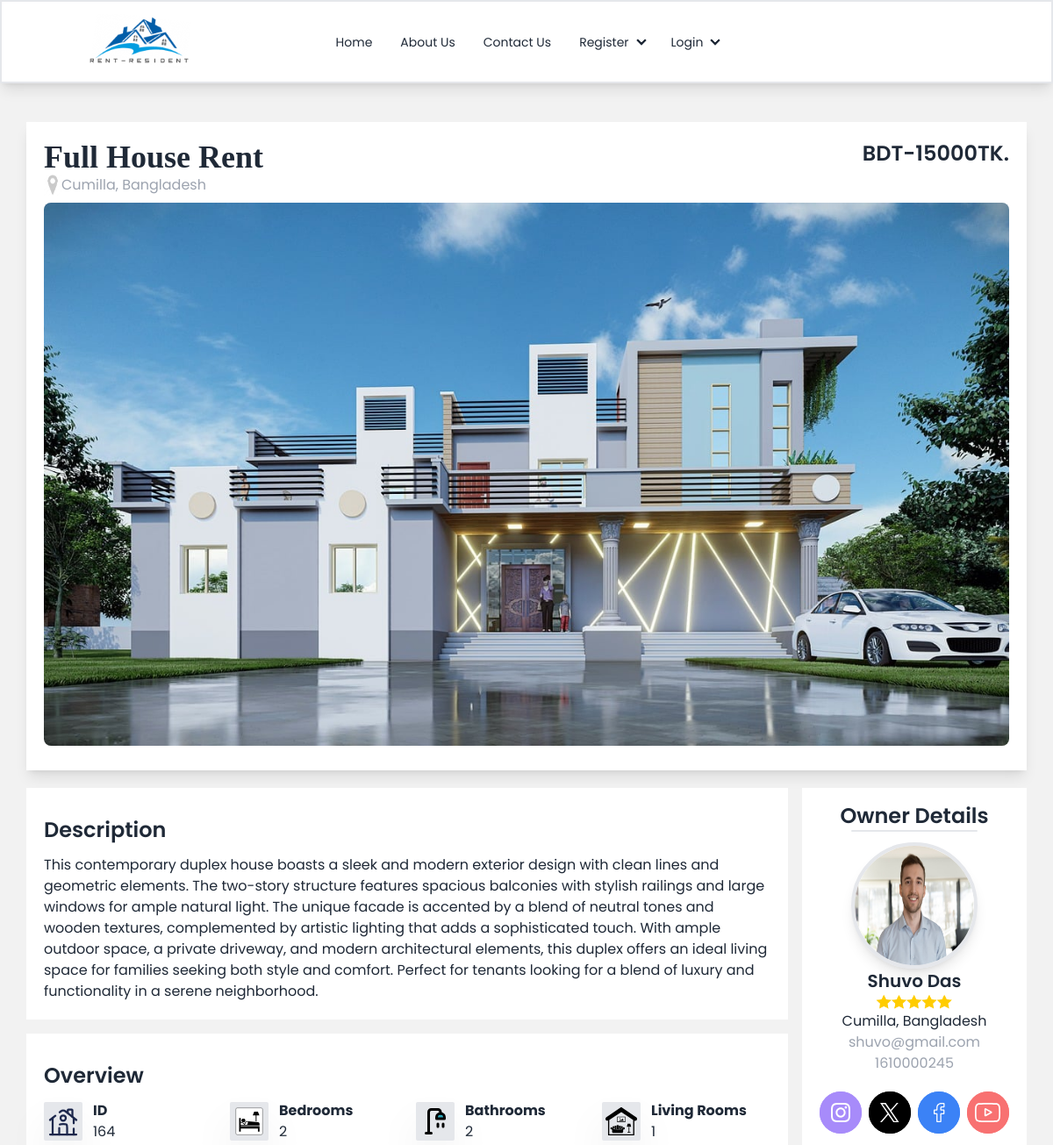
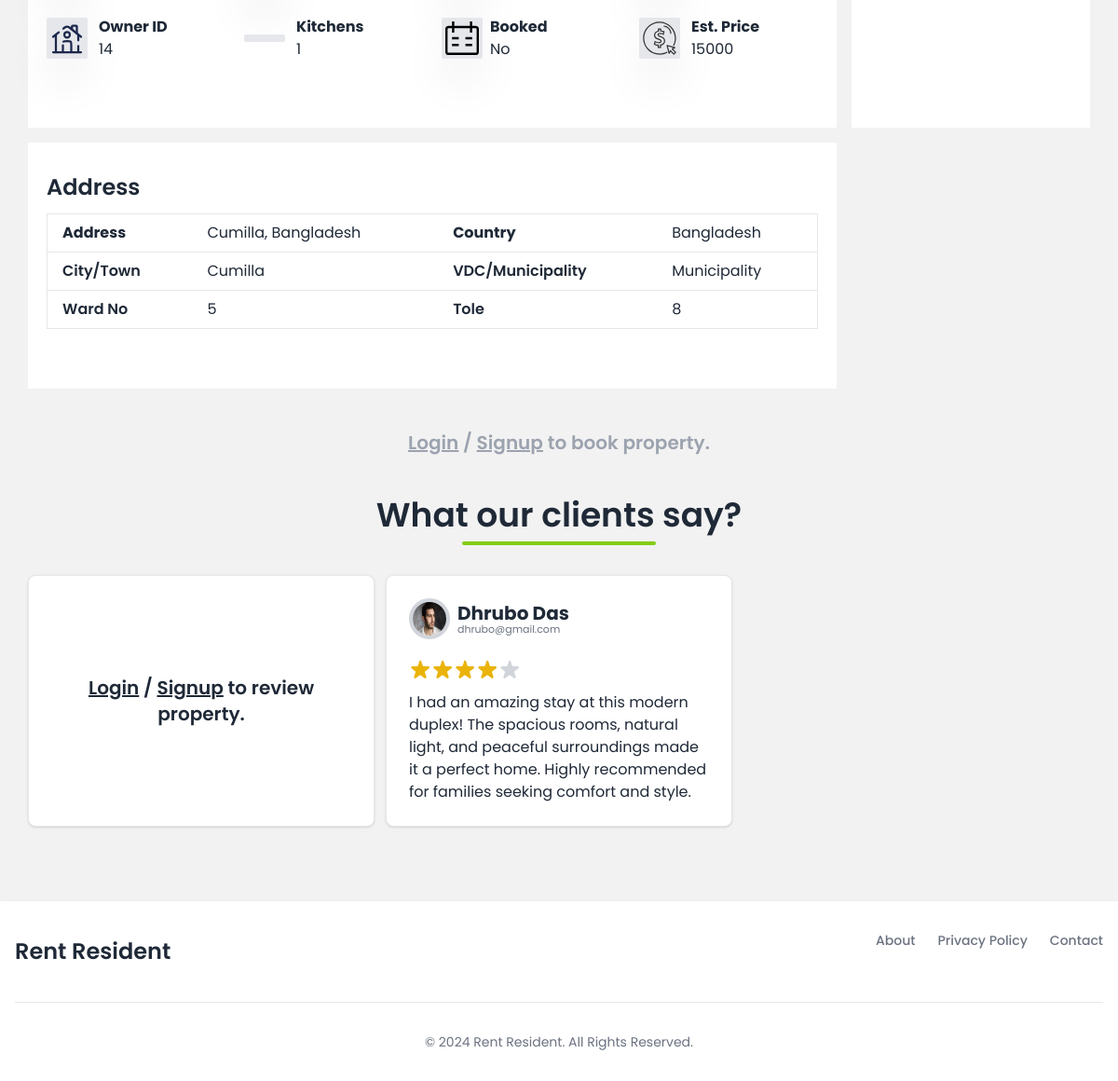
The app's page /view-property.php?property_id=164 with its own data (2 pictures, top to bottom).
### tables this page shows
CREATE TABLE `add_property` (
  `property_id` int(10) NOT NULL,
  `country` varchar(50) NOT NULL,
  `district` varchar(50) NOT NULL,
  `city` varchar(100) NOT NULL,
  `vdc_municipality` varchar(50) NOT NULL,
  `ward_no` int(10) NOT NULL,
  `tole` varchar(100) NOT NULL,
  `contact_no` bigint(10) NOT NULL,
  `property_type` varchar(50) NOT NULL,
  `estimated_price` bigint(10) NOT NULL,
  `total_rooms` int(10) NOT NULL,
  `bedroom` int(10) NOT NULL,
  `living_room` int(10) NOT NULL,
  `kitchen` int(10) NOT NULL,
  `bathroom` int(10) NOT NULL,
  `description` varchar(2000) NOT NULL,
  `booked` text NOT NULL,
  `owner_id` int(10) NOT NULL
);

CREATE TABLE `property_photo` (
  `property_photo_id` int(12) NOT NULL,
  `p_photo` varchar(500) NOT NULL,
  `property_id` int(11) NOT NULL
);

CREATE TABLE `owner` (
  `owner_id` int(10) NOT NULL,
  `full_name` varchar(100) NOT NULL,
  `email` varchar(100) NOT NULL,
  `password` varchar(100) NOT NULL,
  `phone_no` bigint(10) NOT NULL,
  `address` varchar(200) NOT NULL,
  `id_type` varchar(100) NOT NULL,
  `id_photo` varchar(1000) NOT NULL
);

CREATE TABLE `review` (
  `review_id` int(10) NOT NULL,
  `comment` varchar(500) NOT NULL,
  `rating` int(5) NOT NULL,
  `property_id` int(11) NOT NULL,
  `tenant_id` int(11) NOT NULL
);

CREATE TABLE `tenant` (
  `tenant_id` int(10) NOT NULL,
  `full_name` varchar(100) NOT NULL,
  `email` varchar(100) NOT NULL,
  `password` varchar(100) NOT NULL,
  `phone_no` bigint(10) NOT NULL,
  `address` varchar(200) NOT NULL,
  `id_type` varchar(100) NOT NULL,
  `id_photo` varchar(1000) NOT NULL
);

### view-property.php (the view, shortened to what the rows shown need)
<?php
include('navbar.php');
include('booking-engine.php');
?>
<!DOCTYPE html>
<html>
<head>
    <link rel="stylesheet" href="styles.css">
</head>
<body style="background-color: #f2f2f2;">
    <?php
$property_id = $_GET['property_id'];
$sql = "SELECT * FROM add_property WHERE property_id='$property_id'";
$query = mysqli_query($db, $sql);
if (mysqli_num_rows($query) > 0) {
    $rows = mysqli_fetch_assoc($query);
    $sql2 = "SELECT * FROM property_photo WHERE property_id='$property_id'";
    $query2 = mysqli_query($db, $sql2);
    if (mysqli_num_rows($query2) > 0) {
        $row = mysqli_fetch_assoc($query2);
        $photo = $row['p_photo'];
        $owner_id = $rows['owner_id'];
        $sql3 = "SELECT * FROM owner WHERE owner_id='$owner_id'";
        $query3 = mysqli_query($db, $sql3);
        if (mysqli_num_rows($query3) > 0) {
            $owner = mysqli_fetch_assoc($query3);
            $owner_name = $owner['full_name'];
            $owner_email = $owner['email'];
            $owner_phone = $owner['phone_no'];
            $owner_address = $owner['address'];
            $owner_profile = $owner['id_photo'];
        }
    ?>
    <section class="w-[95%] mx-auto my-11">
        <div class="bg-white p-5 shadow-lg">
            <div class="flex justify-between">
                <div>
                    <h2 class="lg:text-4xl font-semibold" style="font-family: 'Times New Roman'">
                        <?php echo $rows['property_type'] ?></h2>
                    <p class="flex text-gray-400"><img src="./images/location-gray.png" class="w-5" alt="">
                        <?php echo $rows['city']; ?>,
                        <?php echo $rows['country']; ?></p>
                </div>
                <p class="text-2xl font-semibold">BDT-<?php echo $rows['estimated_price']; ?>TK.</p>
            </div>
            <div class="w-auto">
                <img src="owner/<?php echo $photo ?>" class="rounded-lg my-2" alt="">
            </div>
        </div>
        <div class="grid grid-cols-1 lg:grid-rows-3 lg:grid-flow-col gap-4 mt-5">
            <div class="lg:col-span-2 ... bg-white p-5">
                <h1 class="text-2xl my-3 font-semibold">Description</h1>
                <p><?php echo $rows['description']; ?></p>
            </div>
            <div class="lg:col-span-2 ... bg-white p-5">
                <h1 class="text-2xl my-3 font-semibold">Overview</h1>
                <div class="grid grid-cols-1 lg:grid-cols-4 gap-5">
                    <div class="flex items-center gap-3">
                        <img src="./images/home-overview.svg" alt="" class="w-11 bg-gray-200 rounded-sm shadow-2xl p-1">
                        <div>
                            <p class="font-bold">ID</p>
                            <p><?php echo $rows['property_id'] ?></p>
                        </div>
                    </div>
                    <div class="flex items-center gap-3">
                        <img src="./images/bedroom-overview.svg" alt=""
                            class="w-11 bg-gray-200 rounded-sm shadow-2xl p-1">
                        <div>
                            <p class="font-bold">Bedrooms</p>
                            <p><?php echo $rows['bedroom'] ?></p>
                        </div>
                    </div>
                    <div class="flex items-center gap-3">
                        <img src="./images/bathroom-overview.svg" alt=""
                            class="w-11 bg-gray-200 rounded-sm shadow-2xl p-1">
                        <div>
                            <p class="font-bold">Bathrooms</p>
                            <p><?php echo $rows['bathroom'] ?></p>
                        </div>
                    </div>
                    <div class="flex items-center gap-3">
                        <img src="./images/room-overview.svg" alt="" class="w-11 bg-gray-200 rounded-sm shadow-2xl p-1">
                        <div>
                            <p class="font-bold">Living Rooms</p>
                            <p><?php echo $rows['living_room'] ?></p>
                        </div>
                    </div>
                    <div class="flex items-center gap-3">
                        <img src="./images/home-overview.svg" alt="" class="w-11 bg-gray-200 rounded-sm shadow-2xl p-1">
                        <div>
                            <p class="font-bold">Owner ID</p>
                            <p><?php echo $rows['owner_id'] ?></p>
                        </div>
                    </div>
                    <div class="flex items-center gap-3">
                        <img src="./images/kitchen-overview.svg" alt=""
                            class="w-11 bg-gray-200 rounded-sm shadow-2xl p-1">
                        <div>
                            <p class="font-bold">Kitchens</p>
                            <p><?php echo $rows['kitchen'] ?></p>
                        </div>
                    </div>
                    <div class="flex items-center gap-2">
                        <img src="./images/appointments-overview.svg" alt=""
                            class="w-11 bg-gray-200 rounded-sm shadow-2xl p-1">
                        <div>
                            <p class="font-bold">Booked</p>
                            <p><?php echo $rows['booked'] ?></p>
                        </div>
                    </div>
                    <div class="flex items-center gap-3">
                        <img src="./images/price-overview.svg" alt=""
                            class="w-11 bg-gray-200 rounded-sm shadow-2xl p-1">
                        <div>
                            <p class="font-bold">Est. Price</p>
                            <p><?php echo $rows['estimated_price'] ?></p>
                        </div>
                    </div>
                </div>
            </div>
            <div class="lg:col-span-2 ... bg-white p-5">
                <h1 class="text-2xl my-3 font-semibold">Address</h1>
                <div class="overflow-x-auto">
                    <table class="min-w-full bg-white border border-gray-200">
                        <thead>
                            <tr>
                                <th class="px-4 py-2 text-left">Address</th>
                                <th class="px-4 py-2 text-left font-normal"><?php echo $rows['city']; ?>,
                                    <?php echo $rows['country']; ?></th>
                                <th class="px-4 py-2 text-left">Country</th>
                                <th class="px-4 py-2 text-left font-normal"><?php echo $rows['country']; ?></th>
                            </tr>
                        </thead>
                        <tbody>
                            <tr class="border-t">
                                <td class="px-4 py-2 font-semibold">City/Town</td>
                                <td class="px-4 py-2"><?php echo $rows['city']; ?></td>
                                <td class="px-4 py-2 font-semibold">VDC/Municipality</td>
                                <td class="px-4 py-2"><?php echo $rows['vdc_municipality']; ?></td>
                            </tr>
                            <tr class="border-t">
                                <td class="px-4 py-2 font-semibold">Ward No</td>
                                <td class="px-4 py-2"><?php echo $rows['ward_no']; ?></td>
                                <td class="px-4 py-2 font-semibold">Tole</td>
                                <td class="px-4 py-2"><?php echo $rows['tole']; ?></td>
                            </tr>
                        </tbody>
                    </table>
                </div>
            </div>
            <div class="lg:row-span-2 ... bg-white w-full lg:w-64 p-4 flex jusitfy-center flex-col items-center">
                <h1 class="text-2xl font-semibold">Owner Details</h1>
                <p class="w-36 mb-3 border-t-2 border-black-500 rounded-lg"></p>
                <img src="<?php echo $owner_profile ?>" alt="" class="w-36 h-36 rounded-full border-4 shadow-lg">
                <div class="text-center">
                    <p class="text-xl font-semibold"><?php echo $owner_name; ?></p>
                    <img src="./images/ratings.png" alt="ratings.png" class="w-24 mx-auto">
                    <p class="text-md"><?php echo $owner_address; ?></p>
                    <p class="text-md text-gray-400"><?php echo $owner_email; ?></p>
                    <p class="text-md text-gray-400"><?php echo $owner_phone; ?></p>
                    <div class="flex flex-row lg:flex-row lg:items-center gap-2 mt-5">
                        <div class="social-button">
                            <button class="relative w-12 h-12 rounded-full group">
                                <div
                                    class="floater w-full h-full absolute top-0 left-0 bg-violet-400 rounded-full duration-300 group-hover:-top-8 group-hover:shadow-2xl">
                                </div>
                                <div
                                    class="icon relative z-10 w-full h-full flex items-center justify-center border-2 border-violet-400 rounded-full">
                                </div>
                            </button>
                        </div>
                        <div class="social-button">
                            <button class="relative w-12 h-12 rounded-full group">
                                <div
                                    class="floater w-full h-full absolute top-0 left-0 bg-black rounded-full duration-300 group-hover:-top-8 group-hover:shadow-2xl">
                                </div>
                                <div
                                    class="icon relative z-10 w-full h-full flex items-center justify-center border-2 border-black rounded-full">
                                </div>
                            </button>
                        </div>
                        <div class="social-button">
                            <button class="relative w-12 h-12 rounded-full group">
                                <div
                                    class="floater w-full h-full absolute top-0 left-0 bg-blue-500 rounded-full duration-300 group-hover:-top-8 group-hover:shadow-2xl">
                                </div>
                                <div
                                    class="icon relative z-10 w-full h-full flex items-center justify-center border-2 border-blue-500 rounded-full">
                                </div>
                            </button>
                        </div>
                        <div class="social-button">
                            <button class="relative w-12 h-12 rounded-full group">
                                <div
                                    class="floater w-full h-full absolute top-0 left-0 bg-red-400 rounded-full duration-300 group-hover:-top-8 group-hover:shadow-2xl">
                                </div>
                                <div
                                    class="icon relative z-10 w-full h-full flex items-center justify-center border-2 border-red-400 rounded-full">
                                </div>
                            </button>
                        </div>
                    </div>
                </div>
            </div>
        </div>
    </section>
    <?php
    }
}
?>
    <section class="w-[95%] mx-auto my-11">
        <h1 class="text-4xl text-center font-semibold mt-5">What our clients say?</h1>
        <div class="grid grid-cols-1 lg:grid-cols-3 gap-3">
            <?php
        $sql1="SELECT * from review where property_id='$property_id'";
        $query=mysqli_query($db,$sql1);
        function renderStarRating($rating) {
            for ($i = 1; $i <= 5; $i++) {
                echo '<svg xmlns="http://www.w3.org/2000/svg" class="w-6 h-6 ' . ($i <= $rating ? 'text-yellow-500' : 'text-gray-300') . '" fill="currentColor" viewBox="0 0 20 20">
                        <path d="M9.049 2.927c.3-.921 1.603-.921 1.902 0l1.286 3.96a1 1 0 00.95.69h4.17c.969 0 1.371 1.24.588 1.81l-3.374 2.454a1 1 0 00-.364 1.118l1.287 3.96c.3.921-.755 1.688-1.54 1.118l-3.374-2.454a1 1 0 00-1.176 0l-3.374 2.454c-.784.57-1.838-.197-1.539-1.118l1.287-3.96a1 1 0 00-.364-1.118L2.341 9.387c-.783-.57-.38-1.81.588-1.81h4.17a1 1 0 00.95-.69l1.286-3.96z" />
                      </svg>';
            }
        }
        if(mysqli_num_rows($query)>0){
            while($row=mysqli_fetch_assoc($query)){
                $tenant_id = $row['tenant_id'];
                $rating = $row['rating'];
                ?>
            <div
                class="bg-white block max-w-sm p-6 bg-white border border-gray-200 rounded-lg shadow hover:bg-gray-100">
                <?php
                        $sql4 = "SELECT * FROM tenant WHERE tenant_id = '$tenant_id'";
                        $query4 = mysqli_query($db, $sql4);
                        if (mysqli_num_rows($query4) > 0) {
                            $tenant = mysqli_fetch_assoc($query4);
                            $full_name = $tenant['full_name'];
                            $tenant_email = $tenant['email'];
                            $id_photo = $tenant['id_photo'];
                        }
                    ?>
                <div class="flex items-center gap-2 mb-5">
                    <img src="<?php echo $id_photo ?>" alt="tenant profile"
                        class="w-11 h-11 rounded-full border-4 border-gray-300">
                    <div>
                        <h5 class="mb-[-5px] text-xl font-bold text-dark">
                            <?php echo $full_name ?></h5>
                        <p class="text-gray-500 text-[11px]"><?php echo $tenant_email ?></p>
                    </div>
                </div>
                <div id="star-rating" class="flex items-center mb-3">
                    <?php renderStarRating($rating); ?>
                </div>
                <p class="font-normal"><?php echo $row['comment']; ?></p>
            </div>
            <?php
            }
        }
        ?>
        </div>
    </section>
</body>
</html>

### records on screen
add_property: property_type "Full House Rent", city "Cumilla", country "Bangladesh", estimated_price "15000", description "This contemporary duplex house boasts a sleek and modern exterior design with clean lines and geometric elements. The two-story structure features spacious balconies with stylish railings and large windows for ample natural light. The unique facade is accented by a blend of neutral tones and wooden textures, complemented by artistic lighting that adds a sophisticated touch. With ample outdoor space, a private driveway, and modern architectural elements, this duplex offers an ideal living space for families seeking both style and comfort. Perfect for tenants looking for a blend of luxury and functionality in a serene neighborhood.", property_id "164", bedroom "2", bathroom "2", living_room "1", owner "14", kitchen "1", booked "No", vdc_municipality "Municipality", ward_no "5", tole "8"
property_photo: p_photo (picture)
owner: id_photo (picture), full_name "Shuvo Das", address "Cumilla, Bangladesh", email "shuvo@gmail.com", phone_no "1610000245"
review: tenant.id_photo (picture), tenant.full_name "Dhrubo Das", tenant.email "dhrubo@gmail.com", rating 4 (drawn), comment "I had an amazing stay at this modern duplex! The spacious rooms, natural light, and peaceful surroundings made it a perfect home. Highly recommended for families seeking comfort and style."
